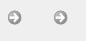
<?xml version="1.0" encoding="UTF-8"?>
<ui version="4.0">
 <class>UndoRedoActionsWidget</class>
 <widget class="QWidget" name="UndoRedoActionsWidget">
  <property name="geometry">
   <rect>
    <x>0</x>
    <y>0</y>
    <width>86</width>
    <height>41</height>
   </rect>
  </property>
  <property name="windowTitle">
   <string>Form</string>
  </property>
  <layout class="QHBoxLayout" name="horizontalLayout">
   <property name="leftMargin">
    <number>0</number>
   </property>
   <property name="topMargin">
    <number>0</number>
   </property>
   <property name="rightMargin">
    <number>0</number>
   </property>
   <property name="bottomMargin">
    <number>0</number>
   </property>
   <item>
    <widget class="QCommandLinkButton" name="btn_back_action">
     <property name="enabled">
      <bool>false</bool>
     </property>
     <property name="sizePolicy">
      <sizepolicy hsizetype="Preferred" vsizetype="Preferred">
       <horstretch>0</horstretch>
       <verstretch>0</verstretch>
      </sizepolicy>
     </property>
     <property name="maximumSize">
      <size>
       <width>40</width>
       <height>16777215</height>
      </size>
     </property>
     <property name="layoutDirection">
      <enum>Qt::LeftToRight</enum>
     </property>
     <property name="autoFillBackground">
      <bool>false</bool>
     </property>
     <property name="text">
      <string/>
     </property>
     <property name="icon">
      <iconset resource="../EditorResources.qrc">
       <normaloff>:/images/arrow_left.png</normaloff>:/images/arrow_left.png</iconset>
     </property>
     <property name="iconSize">
      <size>
       <width>24</width>
       <height>24</height>
      </size>
     </property>
    </widget>
   </item>
   <item>
    <widget class="QCommandLinkButton" name="btn_redo_action">
     <property name="enabled">
      <bool>false</bool>
     </property>
     <property name="sizePolicy">
      <sizepolicy hsizetype="Preferred" vsizetype="Preferred">
       <horstretch>0</horstretch>
       <verstretch>0</verstretch>
      </sizepolicy>
     </property>
     <property name="minimumSize">
      <size>
       <width>0</width>
       <height>0</height>
      </size>
     </property>
     <property name="maximumSize">
      <size>
       <width>40</width>
       <height>16777215</height>
      </size>
     </property>
     <property name="layoutDirection">
      <enum>Qt::LeftToRight</enum>
     </property>
     <property name="text">
      <string/>
     </property>
     <property name="icon">
      <iconset resource="../EditorResources.qrc">
       <normaloff>:/images/arrow_right.png</normaloff>:/images/arrow_right.png</iconset>
     </property>
     <property name="iconSize">
      <size>
       <width>24</width>
       <height>24</height>
      </size>
     </property>
    </widget>
   </item>
  </layout>
 </widget>
 <resources>
  <include location="../EditorResources.qrc"/>
 </resources>
 <connections/>
</ui>
